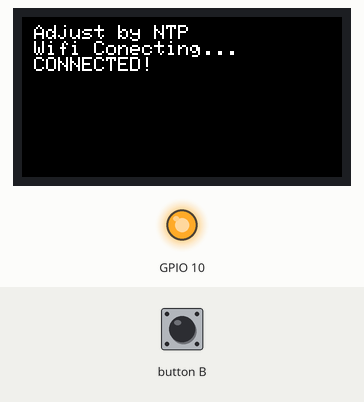
Bench run of a sketch on a simulated ESP32-S3. On the bench: 160×80 colour display, output pins drawn as LEDs (lit = HIGH). The test bench sets the inputs (shaded band). WiFi joins after 1.5 s; servers stay silent unless stated; the local clock reads 2024-03-15 10:24:30 at power-on unless the sketch sets it; what the sketch prints to the serial monitor is not drawn. At 15.0 s the program puts the board to deep sleep or switches it off; the recording ends there.

Above: at 1.7 s.
At 8.0 s:
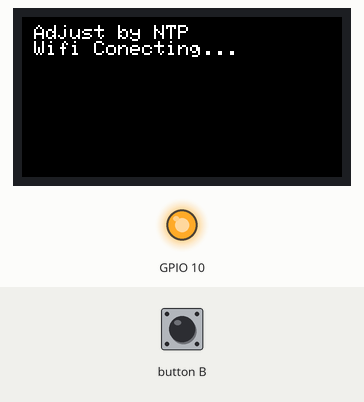
8.1 s: button B pressed for 3 s
At 10.89 s:
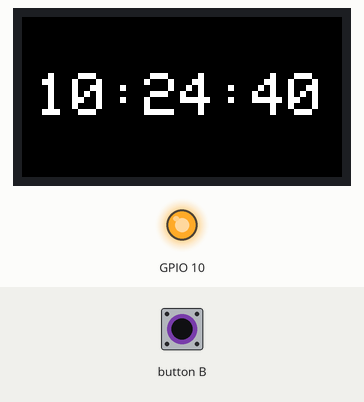
12.6 s: button B set HIGH
At 14.82 s:
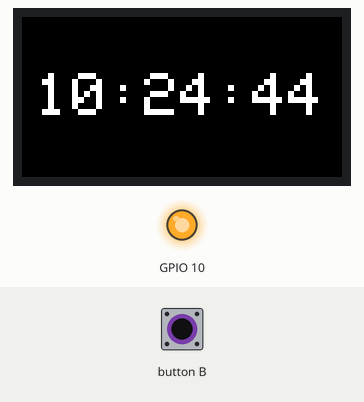
Timing chart, 0 to 15.0 s (numbered marks = the images above; inputs shaded):
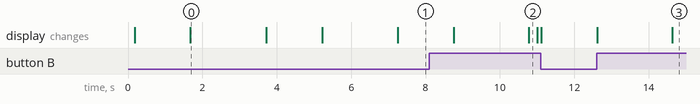

Measured:
- after the input at 8.1 s, the display: first differs from a run without the input after 2.7 s (image 2)
- after the input at 12.6 s, the display: first differs from a run without the input after 2.0 s (image 3)
- what the display in image 0 shows lasts 2.0 s, from 1.7 s to 3.7 s

The sketch:

M5Stick-ntp-clock.ino
```cpp
#include <M5StickC.h>
#include <Arduino.h>
#include <WiFi.h>
#include "time.h"

RTC_TimeTypeDef RTC_TimeStruct;
RTC_DateTypeDef RTC_DateStruct;


#define SSIDNAME  "your-wifi-SSID"
#define WIFIPASS  "your-wifi-password"

#define NTPSERVER "ntp.nict.jp","time.google.com","ntp.jst.mfeed.ad.jp"
#define TIMEZONE  1 // GMT+1 = 1 -> winter time, GMT+2 = 2 -> summer time -> Brussels timezone

#define WIDTH 152
#define HEIGHT 72

float v;
float t;
int batpercent = 100;
char mycolor[] = "TFT_WHITE";


//unsigned long awaketime;
//#define BUTTON_PIN_BITMASK 0x2000000000  pin 37, 2^37 in hex

#define BUTTON_PIN_BITMASK 0x2000000000 // 2^33 in hex

void showTime(){
  M5.Rtc.GetTime(&RTC_TimeStruct);

  if (t!=RTC_TimeStruct.Seconds){
    M5.Lcd.fillRect(0, 25, 160, 45, TFT_BLACK);
    M5.Lcd.setCursor(7,28);
    M5.Lcd.setTextSize(3);
    M5.Lcd.setTextColor(TFT_WHITE);
    M5.Lcd.printf("%02d:%02d:%02d\n",RTC_TimeStruct.Hours, RTC_TimeStruct.Minutes, RTC_TimeStruct.Seconds);
    t = RTC_TimeStruct.Seconds;
  }
  if(digitalRead(M5_BUTTON_RST) == LOW){getNTP();}
}


void batStatus(){
  if (v!=M5.Axp.GetBatVoltage()){
    M5.Lcd.setCursor(135, 5);
    M5.Lcd.fillRect(135, 0, 50, 15, TFT_BLACK);
    M5.Lcd.setTextSize(1);
    batpercent = (M5.Axp.GetBatVoltage()-3.6)*166.666;
    if (batpercent<=15){M5.Lcd.setTextColor(TFT_RED);}
    else {M5.Lcd.setTextColor(TFT_WHITE);}
    M5.Lcd.print(batpercent);
    M5.Lcd.print("%");
    //M5.Lcd.printf(ASCIIpercent);
    Serial.print(batpercent);
    Serial.println("%");
    v = M5.Axp.GetBatVoltage();
    }
}

void lowBatOff(){
  if (batpercent<=2){
    M5.Lcd.fillScreen(RED);
    M5.Lcd.setCursor(20,28);
    M5.Lcd.setTextSize(2);
    M5.Lcd.setTextColor(TFT_BLACK);
    M5.Lcd.printf("LOW BATTERY");
    M5.Lcd.setCursor(20,45);
    M5.Lcd.setTextSize(2);
    M5.Lcd.printf("Turning OFF");
    delay(7000);
    M5.Axp.PowerOff();
  }
}

// TIME ADJUST
void getNTP(){
  const char* ssid = SSIDNAME;
  int count = 0;
  M5.Lcd.fillScreen(BLACK);
  M5.Lcd.setCursor(0,4);
  M5.Lcd.setTextSize(1);
  M5.Lcd.setTextColor(TFT_WHITE);
  M5.Lcd.println(" Adjust by NTP");
  M5.Lcd.println(" Wifi Conecting...");

#ifdef SMARTCONFIG
  WiFi.begin();
#else
  WiFi.begin(ssid, WIFIPASS);
#endif

  while (WiFi.status() != WL_CONNECTED) {
      delay(500);
      if(++count > 60){
        M5.Lcd.println("No Wifi");
        delay(1000);
        M5.Lcd.fillScreen(BLACK);
        showTime();
        return;
      }
  }
  M5.Lcd.println(" CONNECTED!");

  //init and get the time
  configTime(TIMEZONE * 3600L, 0, "ntp.nict.jp", "time.google.com", "ntp.jst.mfeed.ad.jp");  //TIMEZONE * 3600L
  struct tm timeInfo;
  if (getLocalTime(&timeInfo)) {
    // Set RTC time
    RTC_TimeTypeDef TimeStruct;
    TimeStruct.Hours   = timeInfo.tm_hour;
    TimeStruct.Minutes = timeInfo.tm_min;
    TimeStruct.Seconds = timeInfo.tm_sec;
    M5.Rtc.SetTime(&TimeStruct);

    RTC_DateTypeDef DateStruct;
    DateStruct.WeekDay = timeInfo.tm_wday;
    DateStruct.Month = timeInfo.tm_mon + 1;
    DateStruct.Date = timeInfo.tm_mday;
    DateStruct.Year = timeInfo.tm_year + 1900;
    M5.Rtc.SetData(&DateStruct);
  }

  //disconnect WiFi as it's no longer needed
  WiFi.disconnect(true);
  WiFi.mode(WIFI_OFF);
  delay(2000);
  M5.Lcd.fillScreen(BLACK);
  showTime();
}

//setup
void setup() {
  Serial.begin(115200);
  // put your setup code here, to run once:
  pinMode(10, OUTPUT);
  digitalWrite(10, HIGH);
  M5.begin();
  M5.Axp.ScreenBreath(8);
  M5.IMU.Init();
  M5.Lcd.setRotation(1);
  M5.Lcd.fillScreen(BLACK);
  M5.Lcd.setTextSize(1);
  M5.Rtc.GetTime(&RTC_TimeStruct);
  M5.MPU6886.Init();
  v = M5.Axp.GetBatVoltage();
  t = RTC_TimeStruct.Seconds;

  pinMode(M5_BUTTON_HOME, INPUT);
  pinMode(M5_BUTTON_RST, INPUT);

  esp_sleep_enable_ext0_wakeup(GPIO_NUM_37,0); //1 = High, 0 = Low
  showTime();
}


void gotosleep(){
  if (millis()>=15000){
    Serial.println("Going to sleep");
    M5.Axp.SetSleep(); // conveniently turn off screen, etc.
    WiFi.mode(WIFI_OFF);
    digitalWrite(10, HIGH);
    esp_deep_sleep_start(); //esp_deep_sleep_start();
  }
}


void loop() {
  gotosleep();
  batStatus();
  showTime();
  lowBatOff();
  if( M5.Axp.GetBtnPress())
  {
    M5.Axp.PowerOff();
  }
  delay(10);
}
```
